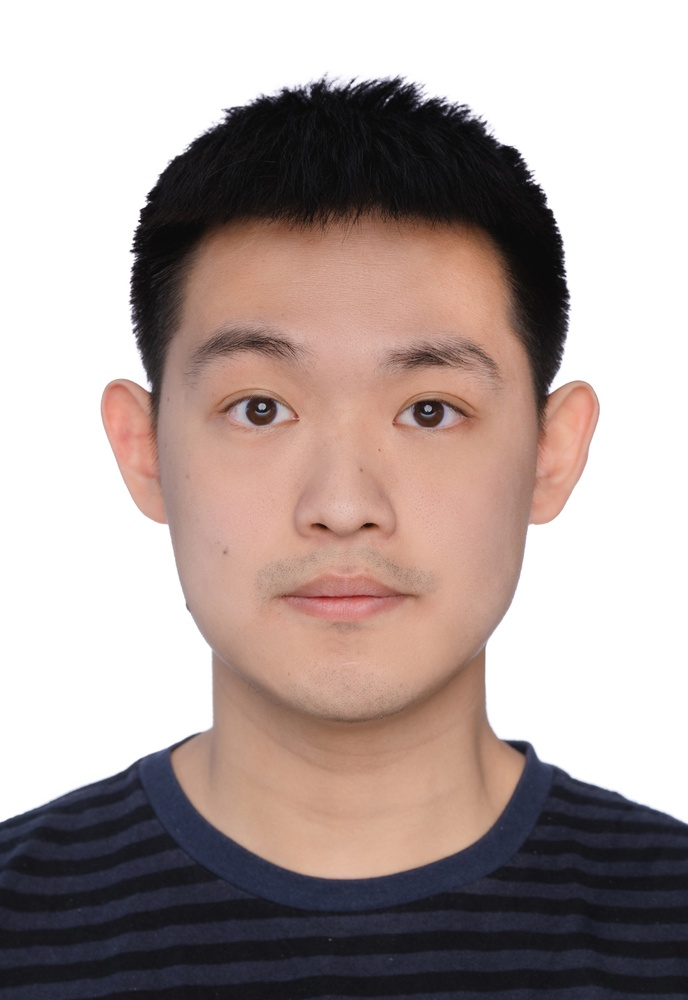
#> input picture python_study_guide/selfphoto.jpg, 688 x 1000 px, shrunk from 1188 x 1728 before the run, found by its file name
$ python '10-24PIL模块-图像颜色交换.py'
#> lines starting #> are read from the running program, lines starting #| are printed output that depends on the picture

#Pillow

from PIL import Image

# 加载图片
im = Image.open('selfphoto.jpg')
#> im is the input picture: PIL image 688x1000 RGB; mean R, G, B 174.9, 160.4, 157.1
#print(type(im),im)

# 提取RGB图像的颜色通道，返回结果是图像的副本

r,g,b = im.split()
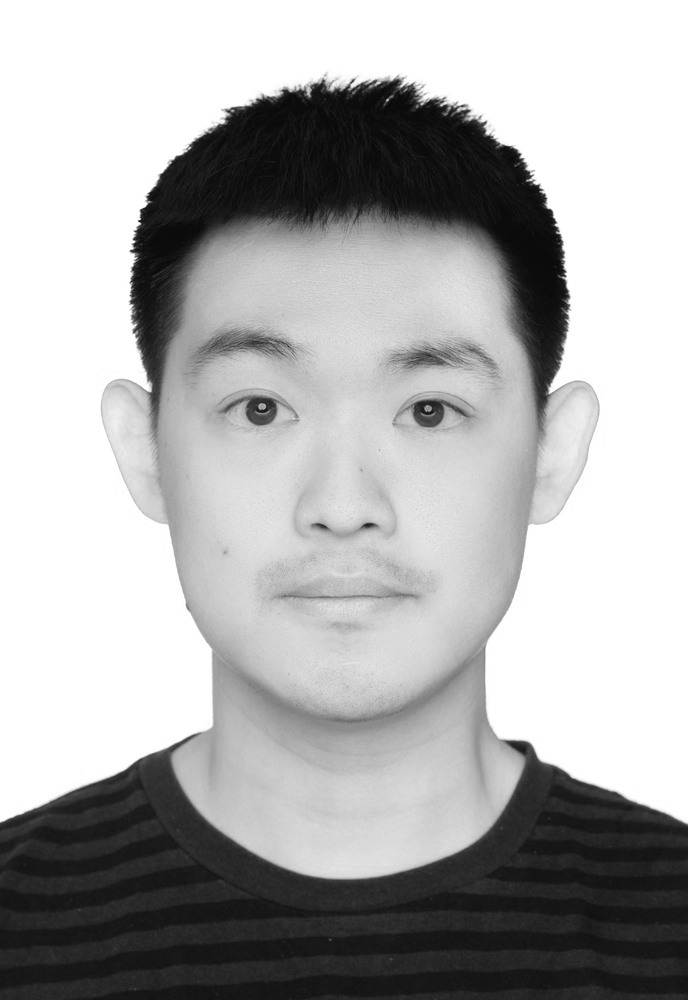
#> r: PIL image 688x1000 L; min 6, max 255, mean 174.9
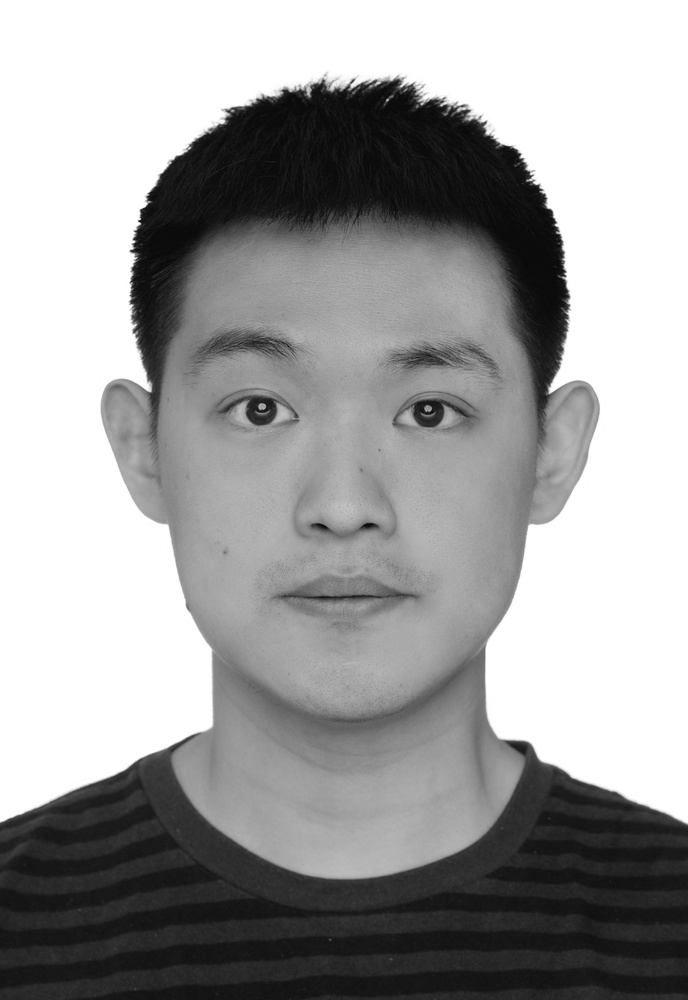
#> g: PIL image 688x1000 L; min 6, max 255, mean 160.4
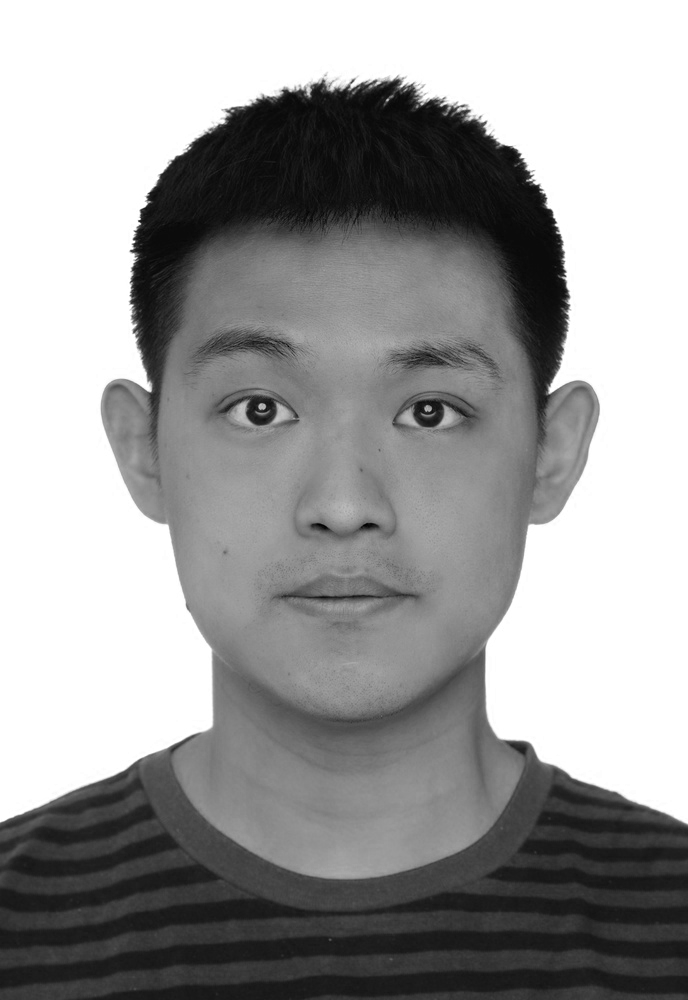
#> b: PIL image 688x1000 L; min 0, max 255, mean 157.1


# 合并通道
om = Image.merge(mode='RGB',bands=(r,b,g))
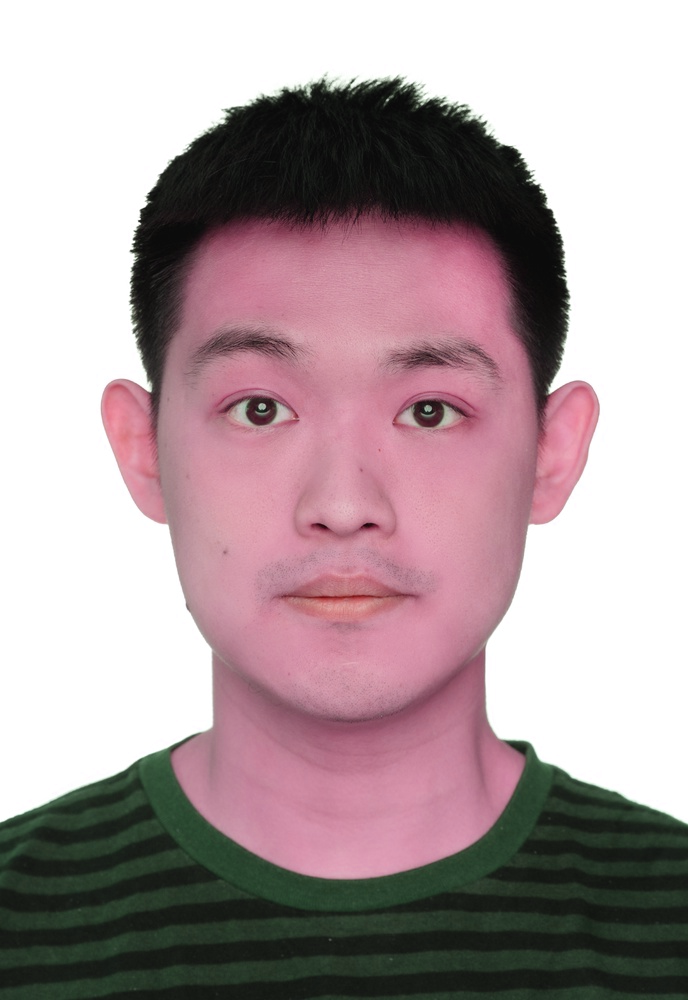
#> om: PIL image 688x1000 RGB; mean R, G, B 174.9, 157.1, 160.4
om.save('new_selfphoto.jpg')

$ run again, with python_study_guide/command2.png saved as python_study_guide/selfphoto.jpg
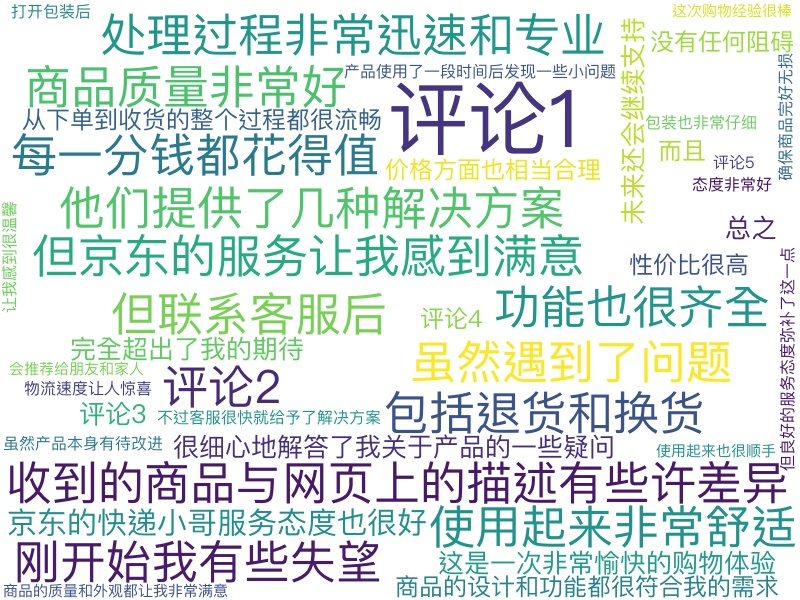
#> input picture python_study_guide/command2.png, 800 x 600 px, found by its file name
#> im is the input picture: PIL image 800x600 RGB; mean R, G, B 216.8, 228.1, 224.8
#> `r,g,b = im.split()`:
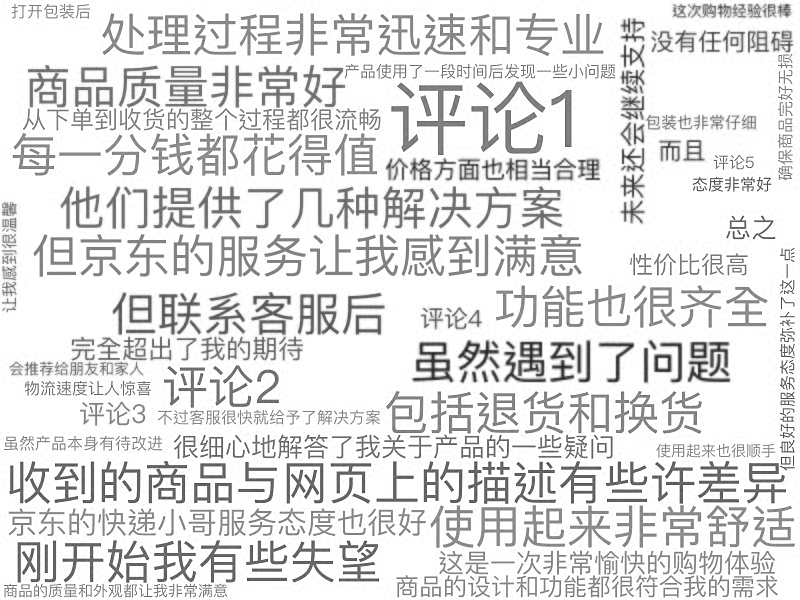
#> b: PIL image 800x600 L; min 33, max 255, mean 224.8
#> `om = Image.merge(mode='RGB',bands=(r,b,g))`:
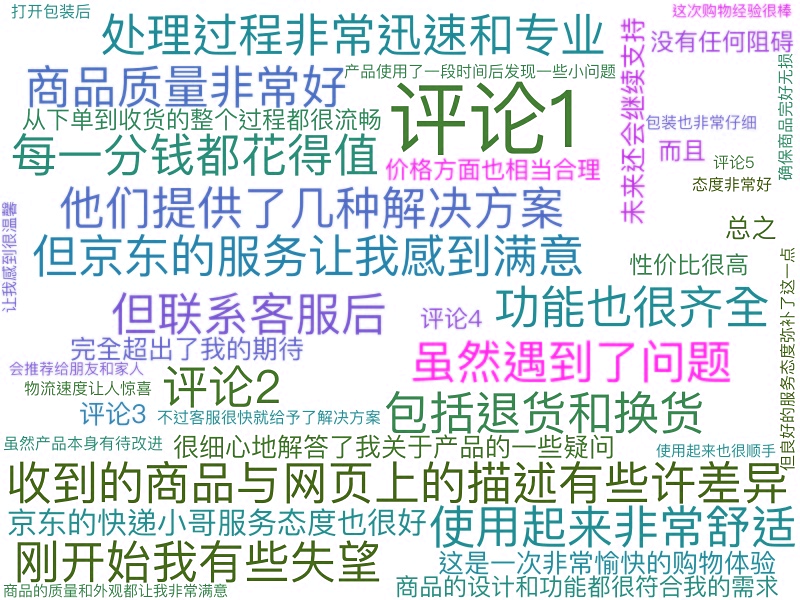
#> om: PIL image 800x600 RGB; mean R, G, B 216.8, 224.8, 228.1
